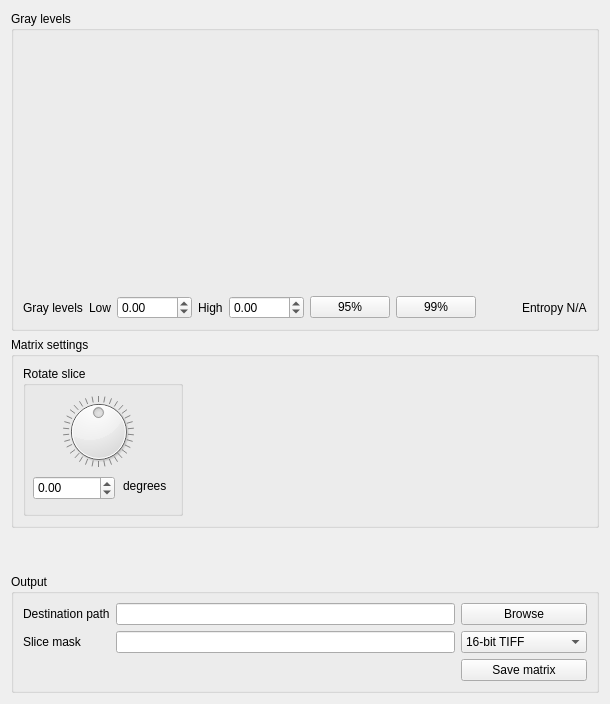
      <widget class="QWidget" name="tabMatrix">
       <property name="toolTip">
        <string>Finalize results and save reconstructed data.</string>
       </property>
       <attribute name="title">
        <string>Results</string>
       </attribute>
       <layout class="QVBoxLayout" name="verticalLayout_3">
        <item>
         <widget class="QGroupBox" name="groupHistogram">
          <property name="sizePolicy">
           <sizepolicy hsizetype="Preferred" vsizetype="MinimumExpanding">
            <horstretch>0</horstretch>
            <verstretch>0</verstretch>
           </sizepolicy>
          </property>
          <property name="styleSheet">
           <string notr="true">QGroupBox#groupHistogram {font: bold 1.75em}</string>
          </property>
          <property name="title">
           <string>Gray levels</string>
          </property>
          <layout class="QVBoxLayout" name="verticalLayout_17">
           <item>
            <widget class="QtAddons::PlotWidget" name="plotHistogram" native="true">
             <property name="minimumSize">
              <size>
               <width>0</width>
               <height>250</height>
              </size>
             </property>
            </widget>
           </item>
           <item>
            <layout class="QHBoxLayout" name="layoutGraylevels">
             <item>
              <widget class="QLabel" name="label_40">
               <property name="text">
                <string>Gray levels</string>
               </property>
              </widget>
             </item>
             <item>
              <widget class="QLabel" name="label_41">
               <property name="text">
                <string>Low</string>
               </property>
               <property name="buddy">
                <cstring>dspinGrayLow</cstring>
               </property>
              </widget>
             </item>
             <item>
              <widget class="QDoubleSpinBox" name="dspinGrayLow">
               <property name="toolTip">
                <string>Lowest gray level of the reconstructed data</string>
               </property>
               <property name="minimum">
                <double>-1000.000000000000000</double>
               </property>
               <property name="maximum">
                <double>5000.000000000000000</double>
               </property>
               <property name="singleStep">
                <double>0.100000000000000</double>
               </property>
              </widget>
             </item>
             <item>
              <widget class="QLabel" name="label_42">
               <property name="text">
                <string>High</string>
               </property>
               <property name="buddy">
                <cstring>dspinGrayHigh</cstring>
               </property>
              </widget>
             </item>
             <item>
              <widget class="QDoubleSpinBox" name="dspinGrayHigh">
               <property name="toolTip">
                <string>Highest gray level of the reconstructed data</string>
               </property>
               <property name="minimum">
                <double>-1000.000000000000000</double>
               </property>
               <property name="maximum">
                <double>5000.000000000000000</double>
               </property>
               <property name="singleStep">
                <double>0.100000000000000</double>
               </property>
              </widget>
             </item>
             <item>
              <widget class="QPushButton" name="pushButton_levels95p">
               <property name="toolTip">
                <string>Preset for the 95% gray level interval.</string>
               </property>
               <property name="text">
                <string>95%</string>
               </property>
              </widget>
             </item>
             <item>
              <widget class="QPushButton" name="pushButton_levels99p">
               <property name="toolTip">
                <string>Preset for the 99% gray level interval.</string>
               </property>
               <property name="text">
                <string>99%</string>
               </property>
              </widget>
             </item>
             <item>
              <spacer name="horizontalSpacer_5">
               <property name="orientation">
                <enum>Qt::Horizontal</enum>
               </property>
               <property name="sizeHint" stdset="0">
                <size>
                 <width>40</width>
                 <height>20</height>
                </size>
               </property>
              </spacer>
             </item>
             <item>
              <widget class="QLabel" name="labelMatrixEntropy">
               <property name="text">
                <string>Entropy N/A</string>
               </property>
              </widget>
             </item>
            </layout>
           </item>
          </layout>
         </widget>
        </item>
        <item>
         <widget class="QGroupBox" name="groupMatrixSettings">
          <property name="styleSheet">
           <string notr="true">QGroupBox#groupMatrixSettings{font: bold 1.75em}</string>
          </property>
          <property name="title">
           <string>Matrix settings</string>
          </property>
          <layout class="QVBoxLayout" name="verticalLayout_2">
           <item>
            <layout class="QHBoxLayout" name="layoutMatrixROI">
             <item>
              <widget class="QGroupBox" name="groupBox_2">
               <property name="minimumSize">
                <size>
                 <width>160</width>
                 <height>150</height>
                </size>
               </property>
               <property name="toolTip">
                <string>Rotates the reconstructed slice. Increase for clockwise rotation.</string>
               </property>
               <property name="title">
                <string>Rotate slice</string>
               </property>
               <widget class="QDial" name="dialRotateRecon">
                <property name="geometry">
                 <rect>
                  <x>40</x>
                  <y>30</y>
                  <width>71</width>
                  <height>71</height>
                 </rect>
                </property>
                <property name="minimum">
                 <number>-1800</number>
                </property>
                <property name="maximum">
                 <number>1800</number>
                </property>
                <property name="wrapping">
                 <bool>true</bool>
                </property>
                <property name="notchTarget">
                 <double>30.000000000000000</double>
                </property>
                <property name="notchesVisible">
                 <bool>true</bool>
                </property>
               </widget>
               <widget class="QDoubleSpinBox" name="dspinRotateRecon">
                <property name="geometry">
                 <rect>
                  <x>10</x>
                  <y>110</y>
                  <width>82</width>
                  <height>24</height>
                 </rect>
                </property>
                <property name="wrapping">
                 <bool>true</bool>
                </property>
                <property name="minimum">
                 <double>-180.000000000000000</double>
                </property>
                <property name="maximum">
                 <double>180.000000000000000</double>
                </property>
               </widget>
               <widget class="QLabel" name="label_66">
                <property name="geometry">
                 <rect>
                  <x>100</x>
                  <y>110</y>
                  <width>50</width>
                  <height>20</height>
                 </rect>
                </property>
                <property name="text">
                 <string>degrees</string>
                </property>
               </widget>
              </widget>
             </item>
             <item>
              <widget class="QtAddons::uxROIWidget" name="widgetMatrixROI" native="true">
               <property name="minimumSize">
                <size>
                 <width>220</width>
                 <height>130</height>
                </size>
               </property>
               <property name="toolTip">
                <string>Cropping region for the reconstructed slice.</string>
               </property>
              </widget>
             </item>
             <item>
              <spacer name="horizontalSpacer_6">
               <property name="orientation">
                <enum>Qt::Horizontal</enum>
               </property>
               <property name="sizeHint" stdset="0">
                <size>
                 <width>40</width>
                 <height>20</height>
                </size>
               </property>
              </spacer>
             </item>
            </layout>
           </item>
          </layout>
         </widget>
        </item>
        <item>
         <spacer name="verticalSpacer">
          <property name="orientation">
           <enum>Qt::Vertical</enum>
          </property>
          <property name="sizeHint" stdset="0">
           <size>
            <width>20</width>
            <height>40</height>
           </size>
          </property>
         </spacer>
        </item>
        <item>
         <widget class="QGroupBox" name="groupOutput">
          <property name="styleSheet">
           <string notr="true">QGroupBox#groupOutput {font: bold 1.75em}</string>
          </property>
          <property name="title">
           <string>Output</string>
          </property>
          <layout class="QGridLayout" name="gridLayout_7">
           <item row="0" column="0">
            <widget class="QLabel" name="label_48">
             <property name="text">
              <string>Destination path</string>
             </property>
             <property name="buddy">
              <cstring>editDestPath</cstring>
             </property>
            </widget>
           </item>
           <item row="0" column="1">
            <widget class="QLineEdit" name="editDestPath">
             <property name="toolTip">
              <string>Path to the destination folder of the reconstructed slices.</string>
             </property>
            </widget>
           </item>
           <item row="1" column="0">
            <widget class="QLabel" name="label_49">
             <property name="text">
              <string>Slice mask</string>
             </property>
             <property name="buddy">
              <cstring>editSliceMask</cstring>
             </property>
            </widget>
           </item>
           <item row="1" column="1">
            <widget class="QLineEdit" name="editSliceMask">
             <property name="toolTip">
              <string>File mask for the reconstructed slices</string>
             </property>
            </widget>
           </item>
           <item row="1" column="2">
            <widget class="QComboBox" name="comboDestFileType">
             <property name="toolTip">
              <string>Selects the file format of the reconstructed slices.</string>
             </property>
             <property name="currentIndex">
              <number>0</number>
             </property>
             <item>
              <property name="text">
               <string>16-bit TIFF</string>
              </property>
             </item>
             <item>
              <property name="text">
               <string>Float TIFF (32-bit)</string>
              </property>
             </item>
             <item>
              <property name="text">
               <string>NeXus (32-bit)</string>
              </property>
             </item>
             <item>
              <property name="text">
               <string>NeXus (16-bit)</string>
              </property>
             </item>
            </widget>
           </item>
           <item row="2" column="0" colspan="2">
            <spacer name="horizontalSpacer_15">
             <property name="orientation">
              <enum>Qt::Horizontal</enum>
             </property>
             <property name="sizeHint" stdset="0">
              <size>
               <width>398</width>
               <height>20</height>
              </size>
             </property>
            </spacer>
           </item>
           <item row="2" column="2">
            <widget class="QPushButton" name="buttonSaveMatrix">
             <property name="toolTip">
              <string>Saves the current stack of reconstructed slices.</string>
             </property>
             <property name="text">
              <string>Save matrix</string>
             </property>
            </widget>
           </item>
           <item row="0" column="2">
            <widget class="QPushButton" name="buttonBrowseDestinationPath">
             <property name="toolTip">
              <string>Browse for destination path</string>
             </property>
             <property name="text">
              <string>Browse</string>
             </property>
            </widget>
           </item>
          </layout>
         </widget>
        </item>
       </layout>
      </widget>
